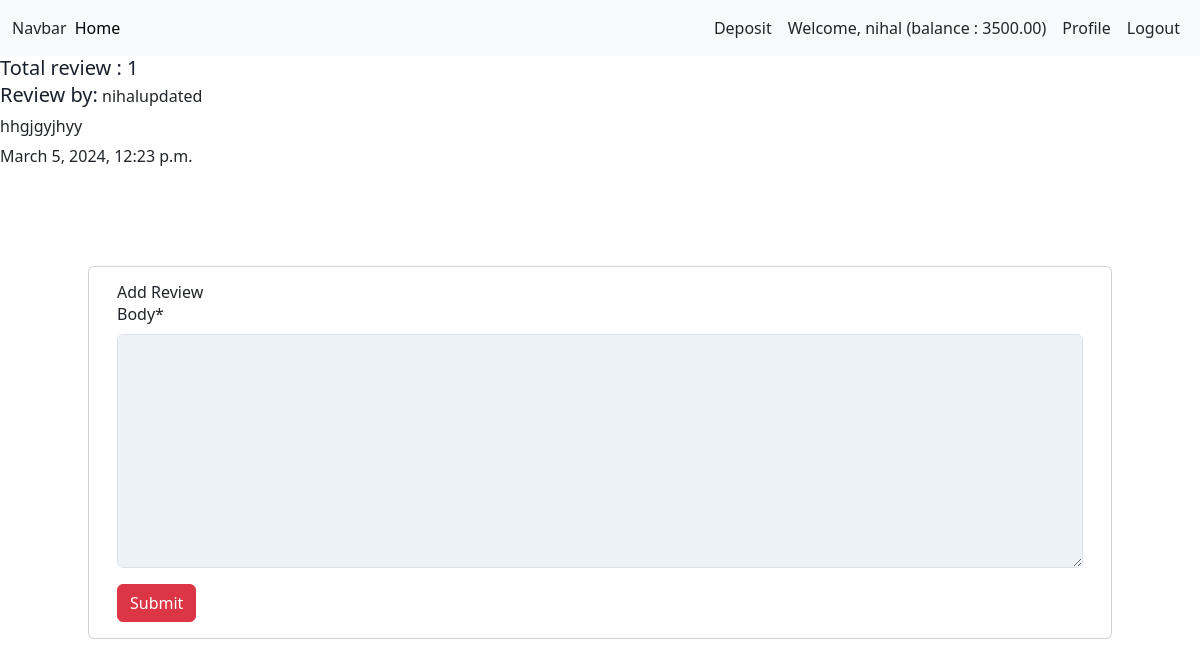
Page /transaction_and_borrow/comments/2/ (signed in) on the committed database.
### transaction_and_borrow/models.py (models this page shows, shortened)
class UserAccountModel(models.Model):
    user = models.OneToOneField(User, related_name='account', on_delete=models.CASCADE)
    account_no = models.IntegerField(unique=True)
    balance = models.DecimalField(default=0, max_digits=12, decimal_places=2)

class Comment(models.Model):
    book =  models.ForeignKey(Book, on_delete = models.CASCADE, related_name='comments', default=1)
    name = models.CharField(max_length = 50)
    email = models.EmailField()
    body = models.TextField()
    user = models.ForeignKey(User, on_delete = models.CASCADE, related_name='user', default=1)
    created_on = models.DateTimeField(auto_now_add = True)

### transaction_and_borrow/views.py (the view, shortened to what this page needs)
# urls.py: path('comments/<int:pk>/', CommentView.as_view(), name='commentViews'),
class CommentView(DetailView):
    model = Book
    template_name = 'transactions/comment.html'
    def get_context_data(self, **kwargs):
        context = super().get_context_data(**kwargs)
        book = self.object
        comments = book.comments.all()
        comment_form = CommentForm()
        context['comments'] = comments
        context['comment_form'] = comment_form
        context['book'] = book
        return context

### transaction_and_borrow/forms.py
class CommentForm(forms.ModelForm):
    class Meta:
        model = Comment
        fields = ['body']
    def __init__(self, *args, **kwargs):
        super().__init__(*args, **kwargs)
        for field in self.fields:
            self.fields[field].widget.attrs.update({
                'class' : (
                    'appearance-none block w-full bg-gray-200 '
                    'text-gray-700 border border-gray-200 rounded '
                    'py-3 px-4 leading-tight focus:outline-none '
                    'focus:bg-white focus:border-gray-500'
                )
            })

### transaction_and_borrow/templates/transactions/comment.html (shortened to what this page needs)
{% extends "base.html" %}
{% load crispy_forms_tags %}
{% block content %}
<div>
    <h5 class="text-xl text-gray-900 dark:text-white">Total review : {{comments | length}}</h5>
    <div>
      {% for c in comments %}
      <div>
        <div>
         <span class="text-xl text-gray-900 dark:text-white">Review by:</span>  {{c.user}}
       </div>
        <div>
           <p> {{c.body}}</p>
        </div>
        <div>
          {{c.created_on}}
        </div>
      </div>
      <br><br>
      {% endfor %}
    </div>
  </div>
<div class="card container mt-5 mb-5 bg-body-warning">
    <div class="card-body">
      <h1>Add Review</h1>
      <form method="post">
          {{comment_form | crispy}}
          <button type="submit" class="btn btn-danger">Submit</button>
      </form>
    </div>
  </div>
{% endblock content %}

### templates/base.html (shortened to what this page needs)
<!DOCTYPE html>
<html lang="en">
<head>
    <link href="https://cdn.jsdelivr.net/npm/bootstrap@5.3.2/dist/css/bootstrap.min.css" rel="stylesheet">
    <link href="https://unpkg.com/tailwindcss@^1.0/dist/tailwind.min.css" rel="stylesheet">
</head>
<body>
    <nav class="navbar navbar-expand-lg bg-body-tertiary">
        <div class="container-fluid">
          <a class="navbar-Catagory" href="#">Navbar</a>
          <div class="collapse navbar-collapse" id="navbarSupportedContent">
            <ul class="navbar-nav me-auto mb-2 mb-lg-0">
              <li class="nav-item">
                <a class="nav-link active" aria-current="page" href={% url "home" %}>Home</a>
              </li>
            </ul>
            <div class="d-flex">
                <ul class="navbar-nav me-auto mb-2 mb-lg-0">
                  {% if request.user.is_authenticated %}
                  <li class="nav-item">
                    <a class="nav-link btn btn-warning text-dark" href="{% url 'deposiMoney'%}">
                      Deposit
                    </a>
                  </li>
                  <div class="nav-link btn btn-warning text-dark">Welcome, {{ request.user.first_name }} (balance : {{request.user.account.balance}}) </div>
                  <li class="nav-item">
                    <a class="nav-link btn btn-warning text-dark" href='{% url "profile" %}'>Profile</a>
                  </li>
                  <li class="nav-item">
                    <a class="nav-link btn btn-primary text-dark" href='{% url "userLogout" %}'>Logout</a>
                  </li>
                    {% endif %}
                </ul>
            </div>
          </div>
        </div>
      </nav>
      {% block content %}
      {% endblock content %}
</body>
</html>

### rows in the picture
Comment: user "nihalupdated", body "hhgjgyjhyy", created_on "March 5, 2024, 12:23 p.m."

### other values in the picture
{{ request.user.first_name }} "nihal"
{{ request.user.account.balance }} "3500.00"
{{ comments | length }} "1"
